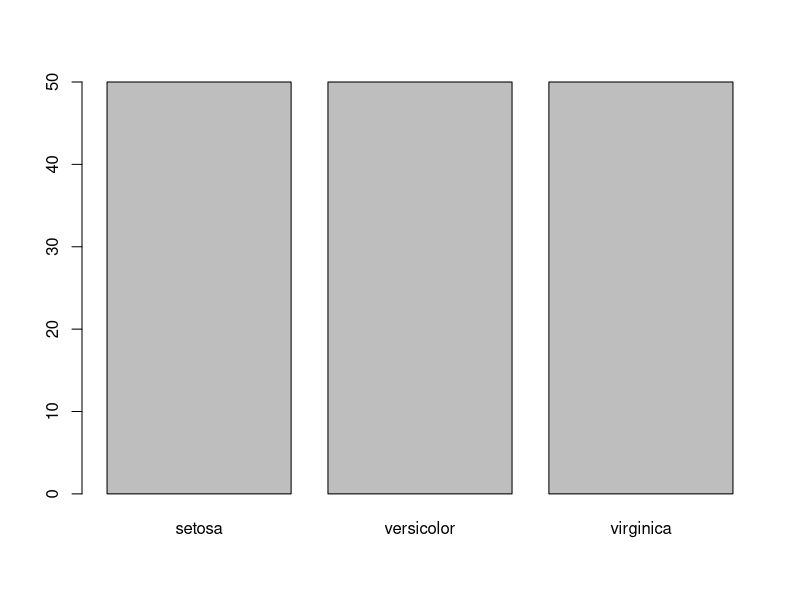
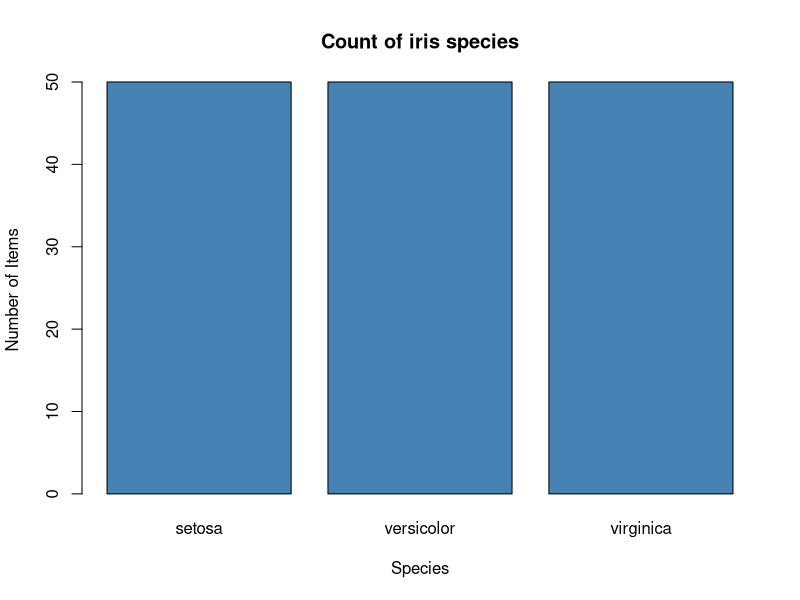
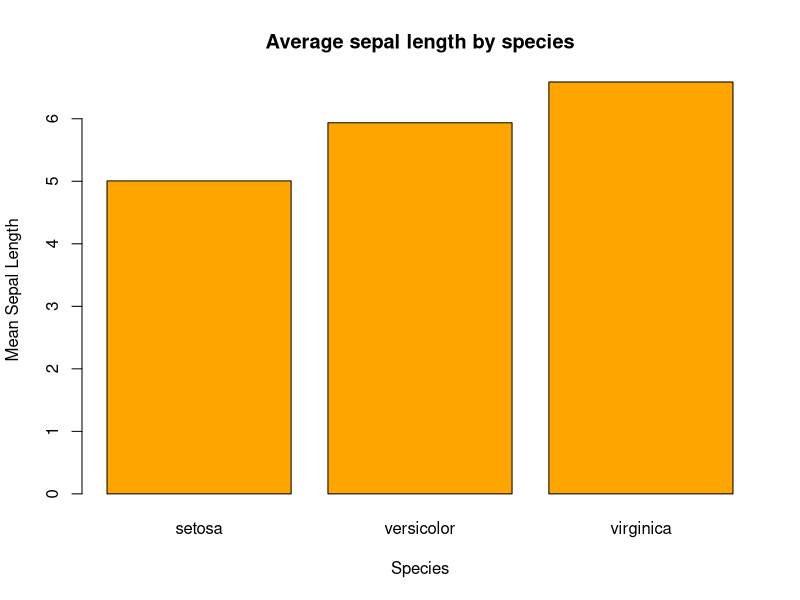
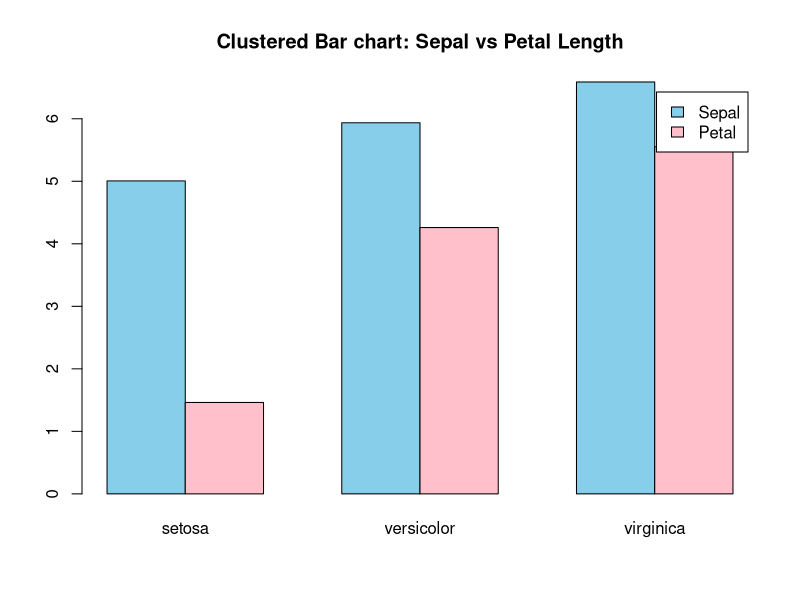
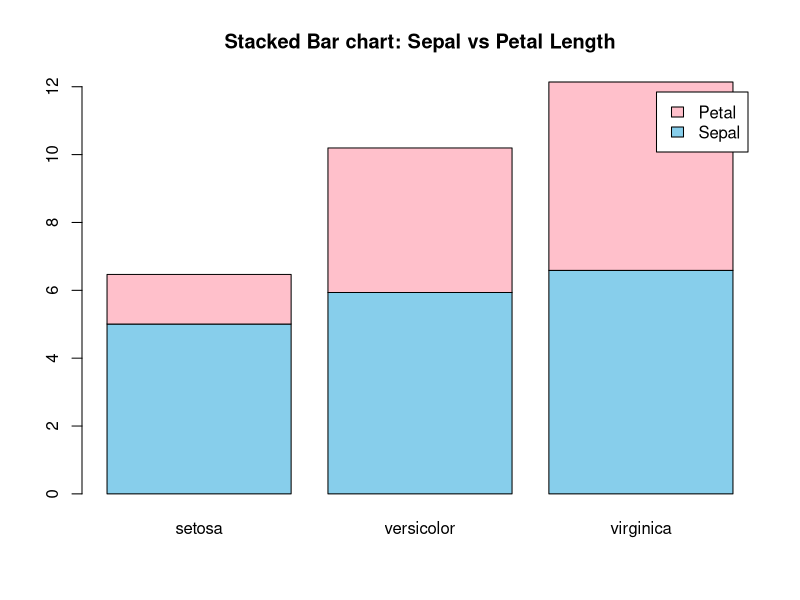

The R script that drew these images, in order:

# Load the Dataset
data(iris)

#Inspect the Data
?iris
head(iris,3)
str(iris)
class(iris)



#very Basic Bar chart
#COunt of each Species
#TO see the data in the column "Species"
iris$Species
View(iris)

#Plot iris #Plotting a Bar chart
barplot(
  table(iris$Species)
)

#Labled Bar chart
barplot(
  table(iris$Species),
  main="Count of iris species",
  xlab="Species",
  ylab="Number of Items",
  col='steelblue'
)

#Add title, axislabels, and color
#Bar chart from Aggregated data
#Using mean Sepal length per Species
mean_sepal <- tapply(iris$Sepal.Length,iris$Species,mean)
mean_sepal

barplot(
  mean_sepal,
  col='orange',
  main="Average sepal length by species",
  xlab="Species",
  ylab="Mean Sepal Length"
)

#Grouped Bar chart
#Compare Sepal & Petal Length(mean)
group_means <-rbind(
  Sepal=tapply(iris$Sepal.Length,iris$Species,mean),
  Petal=tapply(iris$Petal.Length,iris$Species,mean)
)
group_means

#Grouped (Clustered) bar chart
barplot(
  group_means,
  beside=TRUE,
  col=c("skyblue","pink"),
  legend.text=TRUE,
  main="Clustered Bar chart: Sepal vs Petal Length"
)

# Grouped (Stacked) bar chart
barplot(
  group_means,
  beside=FALSE,
  col=c("skyblue","pink"),
  legend.text=TRUE,
  main="Stacked Bar chart: Sepal vs Petal Length"
)
